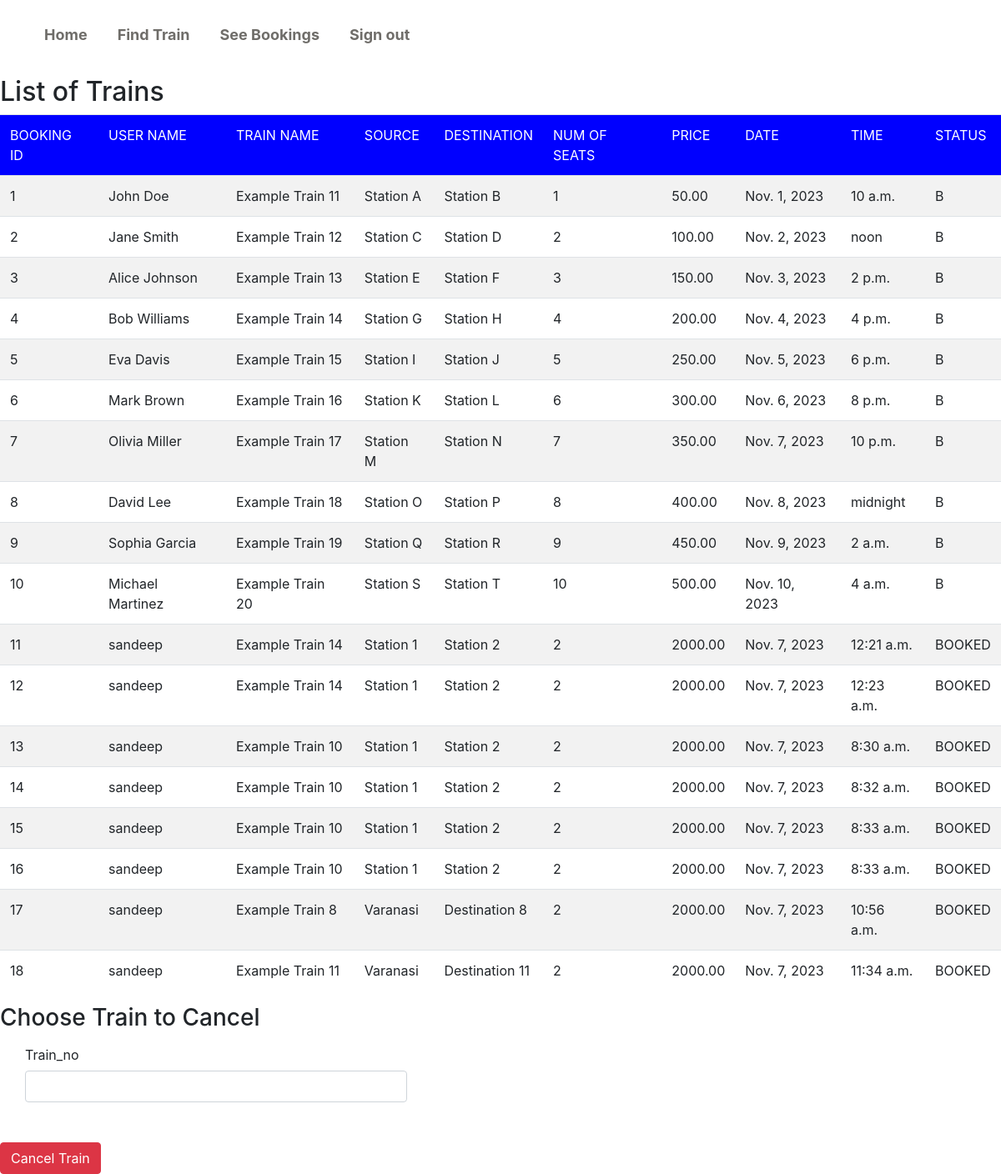
/seebookings (signed in), run on the app's committed database.
### myapp/models.py (models this page shows, shortened)
class Bookings(models.Model):
    BOOKED = 'B'
    CANCELLED = 'C'
    TICKET_STATUSES = ((BOOKED, 'Booked'),
                       (CANCELLED, 'Cancelled'),)
    name = models.CharField(max_length=30,blank=True,null=True)
    trainno=models.DecimalField(decimal_places=0, max_digits=2,blank=True,null=True)
    train_name = models.CharField(max_length=30,blank=True,null=True)
    source = models.CharField(max_length=30,blank=True,null=True)
    dest = models.CharField(max_length=30,blank=True,null=True)
    nos = models.DecimalField(decimal_places=0, max_digits=2,blank=True,null=True)
    ticket_price = models.DecimalField(decimal_places=2, max_digits=6,blank=True,null=True)
    date = models.DateField(auto_now_add=True)
    time = models.TimeField(auto_now_add=True)
    status = models.CharField(choices=TICKET_STATUSES, default=BOOKED, max_length=2,blank=True,null=True)
    user_id=models.ForeignKey(User,on_delete=models.CASCADE,default=2,blank=True,null=True)

### myapp/views.py (the view)
# urls.py: path('seebookings', views.seebookings, name="seebookings"),
@login_required(login_url='signin')
def seebookings(request,new={}):
    context = {}
    book_list = Bookings.objects.all()
    if book_list:
        return render(request, 'myapp/booklist.html', {'book_list':book_list})
    else:
        context["error"] = "Sorry no Trains booked"
        return render(request, 'myapp/findbus.html', context)

### myapp/Templates/myapp/booklist.html (shortened to what this page needs)
{% extends 'myapp/base.html' %}
{% block content %}
<h2>List of Trains</h2>
<table class="table table-striped">
    <thead style="background-color: blue;color: white;">
    <td>BOOKING ID</td>
    <td>USER NAME</td>
    <td>TRAIN NAME</td>
    <td>SOURCE</td>
    <td>DESTINATION</td>
    <td>NUM OF SEATS</td>
    <td>PRICE</td>
    <td>DATE</td>
    <td>TIME</td>
    <td>STATUS</td>
    </thead>
    {% for row in book_list %}
    <tr>
        <td>{{row.id}}</td>
        <td>{{row.name}}</td>
        <td>{{row.train_name}}</td>
        <td>{{row.source}}</td>
        <td>{{row.dest}}</td>
        <td>{{row.nos}}</td>
        <td>{{row.ticket_price}}</td>
        <td>{{row.date}}</td>
        <td>{{row.time}}</td>
        <td>{{row.status}}</td>
    </tr>
    {% endfor %}
</table>
<form action="{% url 'cancellings' %}" method="post">
    <h3>Choose Train  to Cancel</h3>
    <div class="col-auto">
        <label for="example-email-input" class="col-2 col-form-label">Train_no</label>
        <div class="col-5">
            <input name='bus_id' class="form-control" type="number" id="example-email-input">
        </div>
    </div>
    <br>
    <br>
    <div class="pull-right">
        <button type="submit" class="btn btn-danger float-left">Cancel Train</button>
    </div>
</form>
{% endblock %}

### myapp/Templates/myapp/base.html (shortened to what this page needs)
{% load static %}
<!doctype html>
<html lang="en">
<head>
    <link rel="stylesheet" href="https://stackpath.bootstrapcdn.com/bootstrap/4.1.3/css/bootstrap.min.css"
>
</head>
<body>
<nav class="navbar navbar-expand-lg navbar-light ">
    <div class="container">
        <div class="collapse navbar-collapse" id="navbarNavAltMarkup">
            <div class="navbar-nav">
                <a class="nav-item nav-link active" href="{% url 'home' %}" style="color: rgba(10, 6, 0, 0.587);">Home <span class="sr-only">(current)</span></a>
                <a class="nav-item nav-link" href="{% url 'findbus' %}" style="color: rgba(10, 6, 0, 0.587);">Find Train</a>
                <a class="nav-item nav-link" href="{% url 'seebookings' %}" style="color: rgba(10, 6, 0, 0.587);">See Bookings</a>
                {% if request.user.is_active %}
                <a class="nav-item nav-link" href="{% url 'signout' %}" style="color: rgba(10, 6, 0, 0.587);">Sign out</a>
                {% else %}
                <a class="nav-item nav-link" href="{% url 'signup' %}" style="color: rgba(10, 6, 0, 0.587);">Sign up</a>
                {% endif %}
            </div>
        </div>
    </div>
</nav>
{% block content %}
{% endblock %}

### myapp/Templates/myapp/base.html (style rules this page uses)
.navbar { padding: 20px 0; }
.navbar-nav .nav-item { margin-right: 20px; }
.navbar-nav { flex-direction: column; }
.navbar-nav .nav-link { font-weight: bold; font-size: 18px; line-height: 1.5; }

### data on the page
Bookings: id "1", name "John Doe", train_name "Example Train 11", source "Station A", dest "Station B", nos "1", ticket_price "50.00", date "Nov. 1, 2023", time "10 a.m.", status "B"
Bookings: id "2", name "Jane Smith", train_name "Example Train 12", source "Station C", dest "Station D", nos "2", ticket_price "100.00", date "Nov. 2, 2023", time "noon", status "B"
Bookings: id "3", name "Alice Johnson", train_name "Example Train 13", source "Station E", dest "Station F", nos "3", ticket_price "150.00", date "Nov. 3, 2023", time "2 p.m.", status "B"
Bookings: id "4", name "Bob Williams", train_name "Example Train 14", source "Station G", dest "Station H", nos "4", ticket_price "200.00", date "Nov. 4, 2023", time "4 p.m.", status "B"
Bookings: id "5", name "Eva Davis", train_name "Example Train 15", source "Station I", dest "Station J", nos "5", ticket_price "250.00", date "Nov. 5, 2023", time "6 p.m.", status "B"
Bookings: id "6", name "Mark Brown", train_name "Example Train 16", source "Station K", dest "Station L", nos "6", ticket_price "300.00", date "Nov. 6, 2023", time "8 p.m.", status "B"
Bookings: id "7", name "Olivia Miller", train_name "Example Train 17", source "Station M", dest "Station N", nos "7", ticket_price "350.00", date "Nov. 7, 2023", time "10 p.m.", status "B"
Bookings: id "8", name "David Lee", train_name "Example Train 18", source "Station O", dest "Station P", nos "8", ticket_price "400.00", date "Nov. 8, 2023", time "midnight", status "B"
Bookings: id "9", name "Sophia Garcia", train_name "Example Train 19", source "Station Q", dest "Station R", nos "9", ticket_price "450.00", date "Nov. 9, 2023", time "2 a.m.", status "B"
Bookings: id "10", name "Michael Martinez", train_name "Example Train 20", source "Station S", dest "Station T", nos "10", ticket_price "500.00", date "Nov. 10, 2023", time "4 a.m.", status "B"
Bookings: id "11", name "sandeep", train_name "Example Train 14", source "Station 1", dest "Station 2", nos "2", ticket_price "2000.00", date "Nov. 7, 2023", time "12:21 a.m.", status "BOOKED"
Bookings: id "12", name "sandeep", train_name "Example Train 14", source "Station 1", dest "Station 2", nos "2", ticket_price "2000.00", date "Nov. 7, 2023", time "12:23 a.m.", status "BOOKED"
Bookings: id "13", name "sandeep", train_name "Example Train 10", source "Station 1", dest "Station 2", nos "2", ticket_price "2000.00", date "Nov. 7, 2023", time "8:30 a.m.", status "BOOKED"
Bookings: id "14", name "sandeep", train_name "Example Train 10", source "Station 1", dest "Station 2", nos "2", ticket_price "2000.00", date "Nov. 7, 2023", time "8:32 a.m.", status "BOOKED"
Bookings: id "15", name "sandeep", train_name "Example Train 10", source "Station 1", dest "Station 2", nos "2", ticket_price "2000.00", date "Nov. 7, 2023", time "8:33 a.m.", status "BOOKED"
Bookings: id "16", name "sandeep", train_name "Example Train 10", source "Station 1", dest "Station 2", nos "2", ticket_price "2000.00", date "Nov. 7, 2023", time "8:33 a.m.", status "BOOKED"
Bookings: id "17", name "sandeep", train_name "Example Train 8", source "Varanasi", dest "Destination 8", nos "2", ticket_price "2000.00", date "Nov. 7, 2023", time "10:56 a.m.", status "BOOKED"
Bookings: id "18", name "sandeep", train_name "Example Train 11", source "Varanasi", dest "Destination 11", nos "2", ticket_price "2000.00", date "Nov. 7, 2023", time "11:34 a.m.", status "BOOKED"
